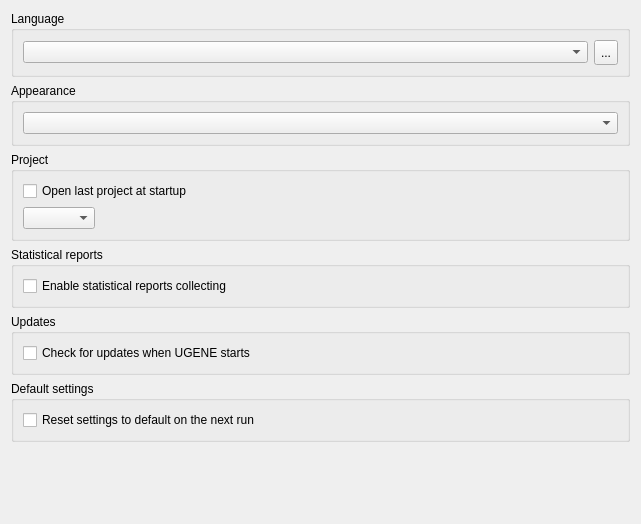
<?xml version="1.0" encoding="UTF-8"?>
<ui version="4.0">
 <class>UserApplicationsSettingsWidget</class>
 <widget class="QWidget" name="UserApplicationsSettingsWidget">
  <property name="geometry">
   <rect>
    <x>0</x>
    <y>0</y>
    <width>641</width>
    <height>524</height>
   </rect>
  </property>
  <property name="sizePolicy">
   <sizepolicy hsizetype="Minimum" vsizetype="Minimum">
    <horstretch>0</horstretch>
    <verstretch>0</verstretch>
   </sizepolicy>
  </property>
  <property name="windowTitle">
   <string/>
  </property>
  <layout class="QVBoxLayout" name="verticalLayout_4">
   <item>
    <widget class="QGroupBox" name="langBox">
     <property name="title">
      <string>Language</string>
     </property>
     <layout class="QHBoxLayout" name="horizontalLayout">
      <item>
       <widget class="QComboBox" name="langCombo"/>
      </item>
      <item>
       <widget class="QToolButton" name="langButton">
        <property name="minimumSize">
         <size>
          <width>24</width>
          <height>25</height>
         </size>
        </property>
        <property name="text">
         <string>...</string>
        </property>
       </widget>
      </item>
     </layout>
    </widget>
   </item>
   <item>
    <widget class="QGroupBox" name="groupBox_2">
     <property name="title">
      <string>Appearance</string>
     </property>
     <layout class="QHBoxLayout" name="horizontalLayout_2">
      <item>
       <widget class="QComboBox" name="styleCombo"/>
      </item>
     </layout>
    </widget>
   </item>
   <item>
    <widget class="QGroupBox" name="projectBox">
     <property name="title">
      <string>Project</string>
     </property>
     <layout class="QVBoxLayout" name="verticalLayout">
      <item>
       <widget class="QCheckBox" name="autoOpenProjectBox">
        <property name="text">
         <string>Open last project at startup</string>
        </property>
       </widget>
      </item>
      <item>
       <layout class="QHBoxLayout" name="horizontalLayout_11">
        <item>
         <widget class="QComboBox" name="askToSaveProject"/>
        </item>
        <item>
         <spacer name="horizontalSpacer_2">
          <property name="orientation">
           <enum>Qt::Horizontal</enum>
          </property>
          <property name="sizeHint" stdset="0">
           <size>
            <width>40</width>
            <height>20</height>
           </size>
          </property>
         </spacer>
        </item>
       </layout>
      </item>
     </layout>
    </widget>
   </item>
   <item>
    <widget class="QGroupBox" name="statisticsBox">
     <property name="title">
      <string>Statistical reports</string>
     </property>
     <layout class="QVBoxLayout" name="verticalLayout_3">
      <item>
       <widget class="QCheckBox" name="enableStatisticsEdit">
        <property name="text">
         <string>Enable statistical reports collecting</string>
        </property>
       </widget>
      </item>
     </layout>
    </widget>
   </item>
   <item>
    <widget class="QGroupBox" name="updatesBox">
     <property name="title">
      <string>Updates</string>
     </property>
     <layout class="QVBoxLayout" name="verticalLayout_2">
      <item>
       <widget class="QCheckBox" name="updatesCheckBox">
        <property name="text">
         <string>Check for updates when UGENE starts</string>
        </property>
       </widget>
      </item>
     </layout>
    </widget>
   </item>
   <item>
    <widget class="QGroupBox" name="reset">
     <property name="title">
      <string>Default settings</string>
     </property>
     <layout class="QVBoxLayout" name="verticalLayout_5">
      <item>
       <widget class="QCheckBox" name="resetSettingsBox">
        <property name="text">
         <string>Reset settings to default on the next run</string>
        </property>
       </widget>
      </item>
     </layout>
    </widget>
   </item>
   <item>
    <spacer name="verticalSpacer">
     <property name="orientation">
      <enum>Qt::Vertical</enum>
     </property>
     <property name="sizeHint" stdset="0">
      <size>
       <width>0</width>
       <height>0</height>
      </size>
     </property>
    </spacer>
   </item>
  </layout>
 </widget>
 <resources/>
 <connections/>
</ui>
